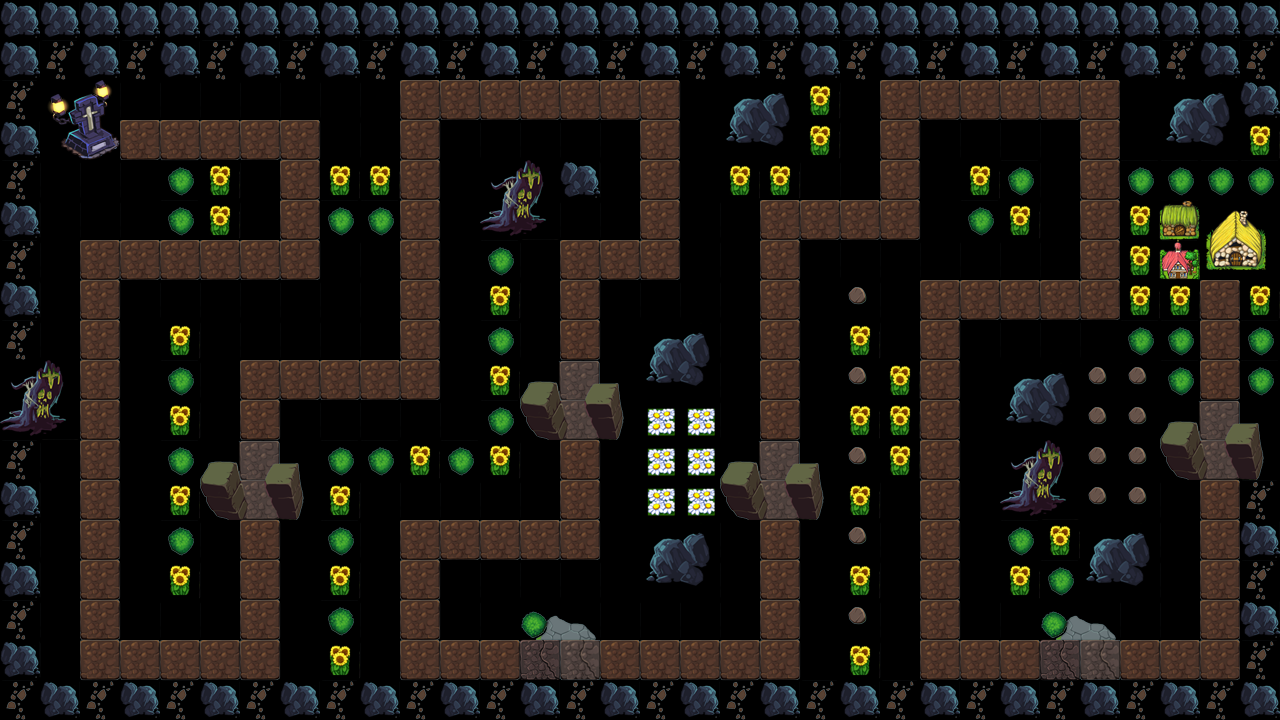

Tiled map render using the project's own tile images. Description and the map definition, with tile-layer contents summarised, below:
An orthogonal 32x18 tile map with 40x40 px tiles, 1 tile layer (bg) and 25 objects (0, 1, 2, 3, 4, ...).

<map version="1.0" orientation="orthogonal" renderorder="right-down" width="32" height="18" tilewidth="40" tileheight="40">
 <tileset firstgid="1" name="tiles_40dpi" tilewidth="40" tileheight="40">
  <image source="tiles_40dpi.png" width="320" height="240" />
  <tile id="23">
   <properties>
    <property name="canTouch" value="1" />
   </properties>
  </tile>
  <tile id="31">
   <properties>
    <property name="canTouch" value="0" />
   </properties>
  </tile>
 </tileset>
 <layer name="bg" width="32" height="18">
  <properties>
   <property name="canTouch" value="" />
  </properties>
  <data>[576 cells, 574 non-empty, 36 distinct tile ids]</data>
 </layer>
 <objectgroup name="obj">
  <object name="0" x="136.333" y="138" />
  <object name="1" x="305.667" y="134.333" />
  <object name="2" x="307.333" y="265.667" />
  <object name="3" x="92.6667" y="255.333" />
  <object name="4" x="96.6667" y="665" />
  <object name="5" x="262.333" y="664" />
  <object name="6" x="256" y="376" />
  <object name="7" x="425" y="381.667" />
  <object name="8" x="416.667" y="96.6667" />
  <object name="9" x="663.333" y="93.3333" />
  <object name="10" x="663.333" y="261.667" />
  <object name="11" x="573.333" y="255" />
  <object name="12" x="583.333" y="541.667" />
  <object name="13" x="414.667" y="536.667" />
  <object name="14" x="414.667" y="660.667" />
  <object name="15" x="780" y="661.667" />
  <object name="16" x="776.667" y="215" />
  <object name="17" x="900" y="216.667" />
  <object name="18" x="893.333" y="93.3333" />
  <object name="19" x="1103" y="92.6667" />
  <object name="20" x="1103" y="302" />
  <object name="21" x="933.333" y="295" />
  <object name="22" x="935.667" y="661.333" />
  <object name="23" x="1223.33" y="660" />
  <object name="24" x="1220" y="298.333" />
 </objectgroup>
</map>